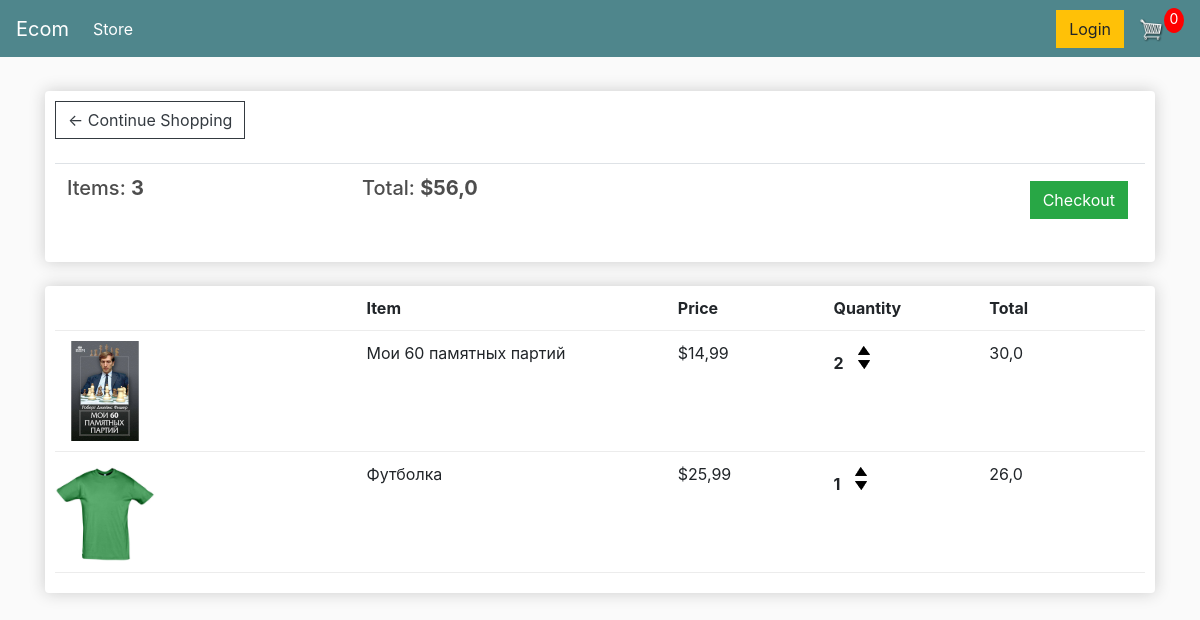
/cart/ (signed in), run on an earlier commit of the app's database.
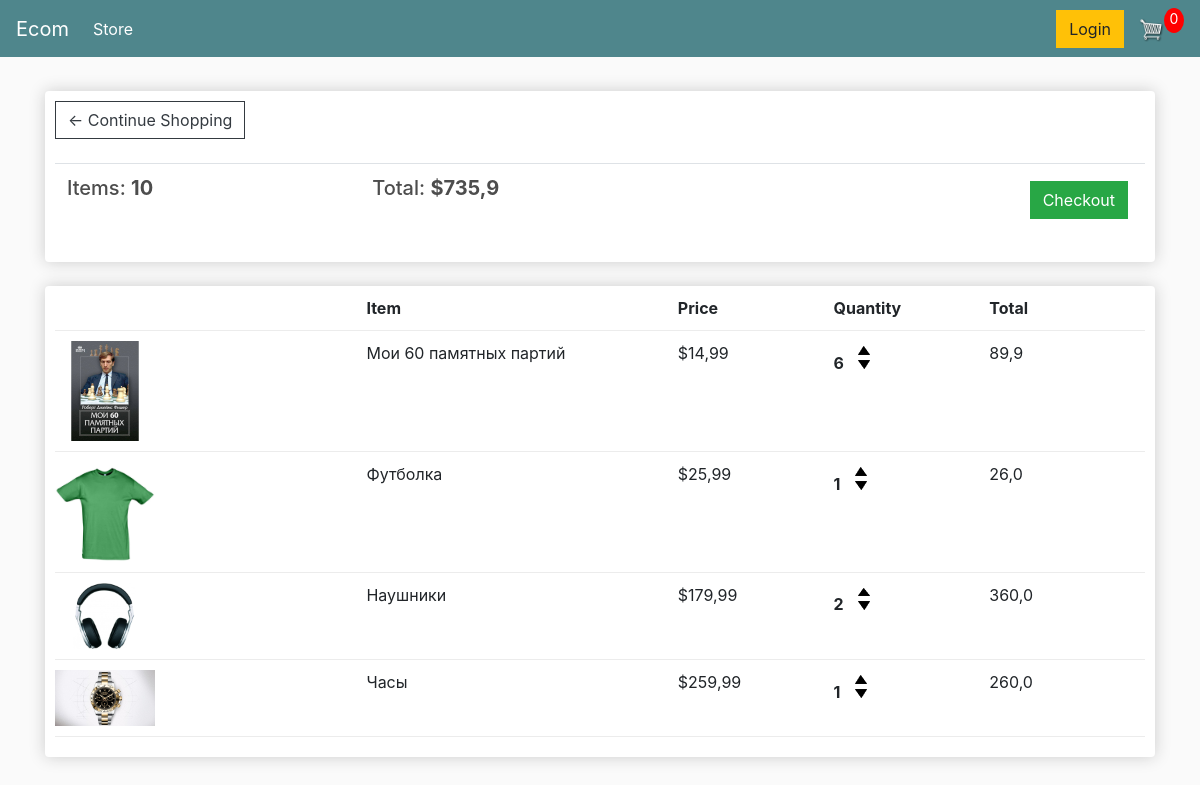
And on a later commit of the database.
### store/models.py (models this page shows, shortened)
class Order(models.Model):            # Заказ
    customer = models.ForeignKey(Customer, on_delete=models.SET_NULL, null = True, blank = True)
    date_ordered = models.DateTimeField(auto_now_add=True)
    complete = models.BooleanField(default=False, null = True, blank=False)
    transaction_id = models.CharField(max_length=200, null = True)
    @property
    def get_cart_total(self):
        orderitems = self.orderitem_set.all()   # получаем querrySet
        total = sum([item.get_total for item in orderitems])
        return total
    @property
    def get_cart_items(self):
        orderitems = self.orderitem_set.all()
        total = sum([item.quantity for item in orderitems])
        return total
    class Meta:
        verbose_name = 'Заказ'
        verbose_name_plural = 'Заказы'

class OrderItem(models.Model):          # Единица заказа, т.е сам продукт но с количеством
    product = models.ForeignKey(Product, on_delete=models.SET_NULL, null = True)
    order = models.ForeignKey(Order, on_delete=models.SET_NULL,null = True)
    quantity = models.IntegerField(default=0, null = True, blank=True)
    date_added = models.DateTimeField(auto_now_add=True)
    @property
    def get_total(self):
        return self.product.price * self.quantity
    class Meta:
        verbose_name = 'Составляющее заказа'
        verbose_name_plural = 'Составляющeе заказа'

class Product(models.Model):           # Продукт который покупает клиент
    name = models.CharField(max_length=200,null = True)
    price = models.FloatField()
    digital = models.BooleanField(default = False, null = True, blank = False)
    image = models.ImageField(null=True, blank=True)
    @property                   # пишем эту функцию в html при выводе фото
    def imageURL(self):         # без этой функции при отсутствии фото на какой-нибудь из записей
        try:                    # при попытке запуска сервера будет бросаться исключение
            url = self.image.url
        except:
            url = ''
        return url
    class Meta:
        verbose_name = 'Товар'
        verbose_name_plural = 'Товары'

### store/views.py (the view)
# urls.py: path('cart/', views.cart, name='cart'),
def cart(request):
    if request.user.is_authenticated:
        customer = request.user.customer
        order, created = Order.objects.get_or_create(customer=customer, complete=False)
        items = order.orderitem_set.all()
    else:
        items = []
        order = {'get_cart_total':0, 'get_cart_items':0}
    context = {'items':items, 'order':order}
    return render(request, 'store/cart.html', context)

### store/templates/store/cart.html
{% extends 'store/base.html' %}
{% load static %}
{% block content %}
	<div class="row">
		<div class="col-lg-12">
			<div class="box-element">
				<a  class="btn btn-outline-dark" href="{% url 'store' %}">&#x2190; Continue Shopping</a>
				<br>
				<br>
				<table class="table">
					<tr>
						<th><h5>Items: <strong>{{ order.get_cart_items|floatformat }}</strong></h5></th>
						<th><h5>Total: <strong>${{ order.get_cart_total|floatformat }}</strong></h5></th>
						<th>
							<a  style="float:right; margin:5px;" class="btn btn-success" href="{% url 'checkout' %}">Checkout</a>
						</th>
					</tr>
				</table>
			</div>
			<br>
			<div class="box-element">
				<div class="cart-row">
					<div style="flex:2"></div>
					<div style="flex:2"><strong>Item</strong></div>
					<div style="flex:1"><strong>Price</strong></div>
					<div style="flex:1"><strong>Quantity</strong></div>
					<div style="flex:1"><strong>Total</strong></div>
				</div>
             {% for item in items %}
				<div class="cart-row">
					<div style="flex:2"><img class="row-image" src="{{ item.product.imageURL }}"></div>
					<div style="flex:2"><p>{{ item.product.name}}</p></div>
					<div style="flex:1"><p>${{ item.product.price|floatformat:2 }}</p></div>
					<div style="flex:1">
						<p class="quantity">{{ item.quantity }}</p>
						<div class="quantity">
							<img data-product={{item.product.id}} data-action="add" class="chg-quantity update-cart" src="{% static  'img/arrow-up.png' %}">
							<img data-product={{item.product.id}} data-action="remove" class="chg-quantity update-cart" src="{% static  'img/arrow-down.png' %}">
						</div>
					</div>
					<div style="flex:1"><p>{{ item.get_total|floatformat }}</p></div>
				</div>
              {% endfor %}
			</div>
		</div>
	</div>
{% endblock content %}

What changed in the data, as far as the page shows it:
changed through a linked row, Order: get_cart_items "3" → "10"; get_cart_total "56,0" → "735,9"
changed OrderItem "Мои 60 памятных партий": quantity "2" → "6"; get_total "30,0" → "89,9"
added OrderItem: product.imageURL (picture), product.name "Наушники", product.price "179,99", quantity "2", get_total "360,0"
added OrderItem: product.imageURL (picture), product.name "Часы", product.price "259,99", quantity "1", get_total "260,0"
